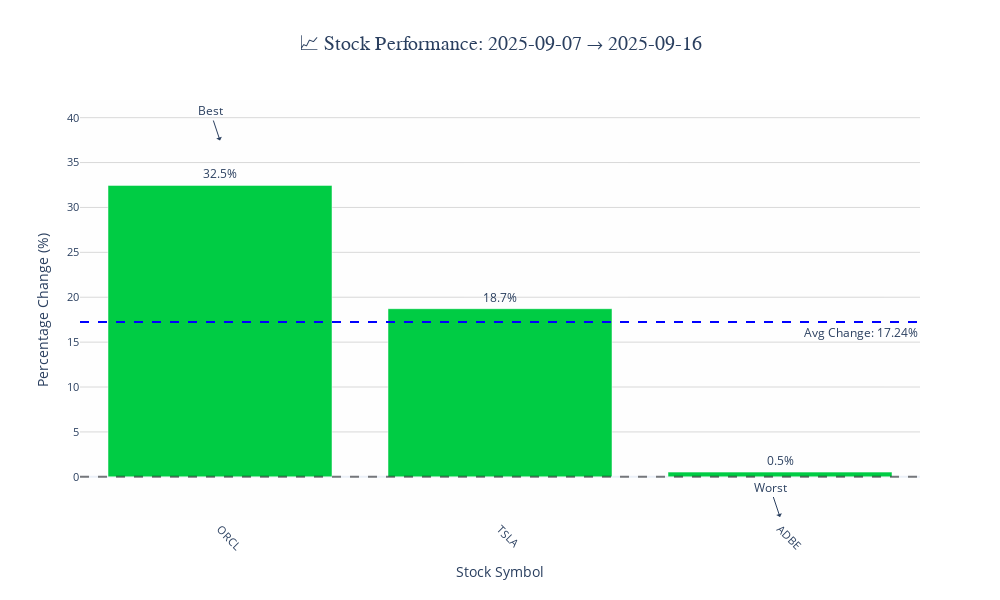

The code cell stored with this chart in its notebook:
### Code cell
# Stock Tickers Configuration (Consensus Top 5)
STOCK_TICKERS = [
    'ADBE',  # Adobe Inc.
    'ORCL',  # Oracle Corp.
    'TSLA',  # Tesla Inc.
]

result = run_trade_return(STOCK_TICKERS, BASELINE_DATE, future_date_str)

### Figure 1 — Plotly figure (JSON) as saved in the notebook; plotly's stock layout.template omitted (floating-point values rounded to 4 significant figures)
{"data": [{"customdata": [[232.8, 308.4], [350.8, 416.5], [349.0, 350.8]], "hovertemplate": "<b>%{x}</b><br>Baseline: $%{customdata[0]:.2f}<br>Current: $%{customdata[1]:.2f}<br>Change: %{y:.2f}%<br><extra></extra>", "marker": {"color": ["#00CC44", "#00CC44", "#00CC44"]}, "showlegend": false, "text": ["32.5%", "18.7%", "0.5%"], "textposition": "outside", "type": "bar", "x": ["ORCL", "TSLA", "ADBE"], "y": [32.46, 18.72, 0.5244]}], "layout": {"annotations": [{"showarrow": false, "text": "Avg Change: 17.24%", "x": 1, "xanchor": "right", "xref": "x domain", "y": 17.24, "yanchor": "top", "yref": "y"}, {"arrowhead": 1, "showarrow": true, "text": "Best", "x": "ORCL", "y": 37.46}, {"arrowhead": 1, "showarrow": true, "text": "Worst", "x": "ADBE", "y": -4.476}], "font": {"size": 12}, "height": 600, "hovermode": "x", "plot_bgcolor": "rgba(240, 240, 240, 0.1)", "shapes": [{"line": {"color": "black", "dash": "dash"}, "opacity": 0.5, "type": "line", "x0": 0, "x1": 1, "xref": "x domain", "y0": 0, "y1": 0, "yref": "y"}, {"line": {"color": "blue", "dash": "dash"}, "type": "line", "x0": 0, "x1": 1, "xref": "x domain", "y0": 17.24, "y1": 17.24, "yref": "y"}], "title": {"font": {"family": "Arial Black", "size": 20}, "text": "📈 Stock Performance: 2025-09-07 → 2025-09-16", "x": 0.5}, "width": 1000, "xaxis": {"categoryarray": ["ORCL", "TSLA", "ADBE"], "categoryorder": "array", "tickangle": 45, "tickfont": {"size": 11}, "title": {"text": "Stock Symbol"}}, "yaxis": {"gridcolor": "rgba(128, 128, 128, 0.3)", "tickfont": {"size": 11}, "title": {"text": "Percentage Change (%)"}}}}
